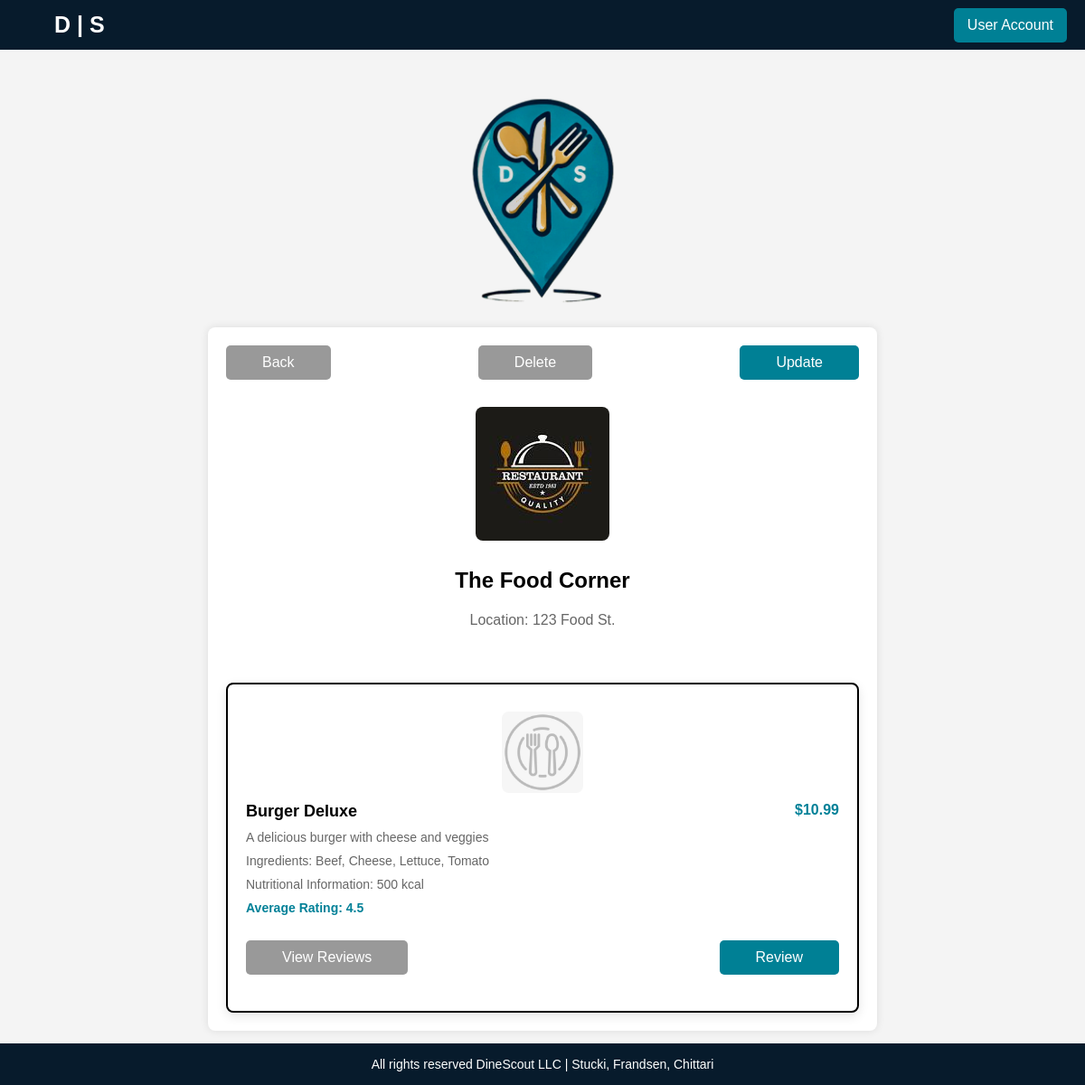
Page /Pages/view-food-item.php?food_item_id=1 on the committed database.
### tables this page shows
CREATE TABLE IF NOT EXISTS `restaurant` (
  `restaurant_id` int NOT NULL AUTO_INCREMENT,
  `name` varchar(100) NOT NULL,
  `location` varchar(100) DEFAULT NULL,
  `website` varchar(100) DEFAULT NULL,
  `phone_number` varchar(20) DEFAULT NULL,
  `email` varchar(100) DEFAULT NULL,
  `operating_hours` varchar(100) DEFAULT NULL,
  `description` text,
  `membership_id` int DEFAULT NULL,
  PRIMARY KEY (`restaurant_id`),
  KEY `membership_id` (`membership_id`)
);

CREATE TABLE IF NOT EXISTS `food_item` (
  `food_item_id` int NOT NULL AUTO_INCREMENT,
  `restaurant_id` int DEFAULT NULL,
  `dish_name` varchar(100) DEFAULT NULL,
  `price` decimal(10,2) DEFAULT NULL,
  `description` text,
  `ingredients` text,
  `nutritional_information` text,
  PRIMARY KEY (`food_item_id`),
  KEY `restaurant_id` (`restaurant_id`)
);

### Pages/view-food-item.php (the view, shortened to what this page needs)
<?php
require_once 'login_db.php';
$conn = new mysqli($hn, $un, $pw, $db);
$food_id = $_GET['food_item_id'];
$query = "SELECT * FROM food_item WHERE food_item_id = $food_id";
$result = $conn->query($query);
$dish = $result->fetch_array(MYSQLI_ASSOC);
$rest_id = htmlspecialchars($dish['restaurant_id']);
$name = htmlspecialchars($dish['dish_name']);
$price = htmlspecialchars($dish['price']);
$description = htmlspecialchars($dish['description']);
$ingredients = htmlspecialchars($dish['ingredients']);
$nutrition = htmlspecialchars($dish['nutritional_information']);
$query = "SELECT * FROM restaurant WHERE restaurant_id = $rest_id";
$result = $conn->query($query);
$restaurant = $result->fetch_array(MYSQLI_ASSOC);
$rest_name = htmlspecialchars($restaurant['name']);
$location = htmlspecialchars($restaurant['location']);
$query = "SELECT AVG(rating) FROM review WHERE food_item_id = $food_id";
$result = $conn->query($query);
$rating = $result->fetch_array(MYSQLI_ASSOC);
if($rating['AVG(rating)'] == '') {
	$avg_rating = "0.0";
}else{
	$avg_rating = htmlspecialchars(number_format($rating['AVG(rating)'], 1));
}
echo <<<_END
<head>
	<title>DineScout | $name</title>
</head>
_END;
?>
<!DOCTYPE html>
<html lang="en">
<head>
    <link rel="stylesheet" href="../CSS/view-food-item.css">
</head>
<body>
    <header class="top-bar">
        <div class="left-text">
            <a href="home.php">D | S</a>
        </div>
        <div class="right-button">
            <a href="user-account.php" class="no-underline">User Account</a>
        </div>
    </header>
    <div class="center-logo">
        <img src="../Images/ds_logo_simple_transparent.png" alt="DineScout Logo">
    </div>
	<div class="food-list-container">
	<div class="top-buttons">
        <a href="view-restaurant-menu.php?restaurant_id=<?php echo $rest_id; ?>" class="back-button">Back</a>
		<button type=button class="delete-food-button" onclick="openDeletePopup()">Delete</button>
		<a href="update-food-item.php?food_item_id=<?php echo $food_id; ?>" class="update-food-button">Update</a>
    </div>
	<img src="../Images/restaurant_logo.jpeg" alt="Restaurant Logo" class="restaurant-image">
	<h1 class="restaurant-name"><?php echo $rest_name; ?></h1>
	<p class="restaurant-location">Location: <?php echo $location; ?></p>
	<div class="food-item">
		<img src="../Images/food-placeholder.jpg" class="food-image">
		<div class="food-details">
			<div class="food-name"><?php echo $name; ?></div>
			<div class="food-price">$<?php echo $price; ?></div>
		</div>
		<div class="food-description"><?php echo $description; ?></div>
		<div class="food-ingredients">Ingredients: <?php echo $ingredients; ?></div>
		<div class="food-nutrition">Nutritional Information: <?php echo $nutrition; ?></div>
		<div class="average-review">Average Rating: <?php echo $avg_rating; ?></div>
		<br>
		<div class="top-buttons">
			<a href="view-food-item-reviews.php?food_item_id=<?php echo $food_id; ?>" class="view-reviews-button">View Reviews</a>
			<a href="add-review.php?food_item_id=<?php echo $food_id; ?>" class="review-button">Review</a>
		</div>
	</div>
	</div>
    <footer class="footer">
        <p>All rights reserved DineScout LLC | Stucki, Frandsen, Chittari</p>
    </footer>
</body>
</html>

### CSS/view-food-item.css (style rules this page uses)
body { display: flex; flex-direction: column; align-items: center; margin: 0; font-family: Arial, sans-serif; background-color: #f4f4f4; min-height: 100vh; }
.top-bar { width: 100%; background-color: #071b2c; color: white; padding: 10px 20px; display: flex; justify-content: space-between; align-items: center; position: fixed; top: 0; height: 55px; box-sizing: border-box; }
.left-text a, .no-underline { text-decoration: none; color: white; }
.left-text a { font-size: 25px; font-weight: bold; margin-left: 40px; }
.no-underline { font-size: 16px; }
.right-button a { background-color: #008095; padding: 10px 15px; border-radius: 5px; display: inline-block; }
.center-logo { display: flex; flex-direction: column; align-items: center; margin: 100px 0 20px; }
.center-logo img { width: 175px; }
.restaurant-image { max-width: 150px; border-radius: 8px; margin: 10px 0; }
.restaurant-name { font-size: 24px; font-weight: bold; margin: 20px 0 5px; }
.restaurant-location { font-size: 16px; color: #666; margin-bottom: 40px; }
.food-list-container { display: flex; flex-direction: column; align-items: center; width: 90%; max-width: 700px; padding: 20px; background-color: white; border-radius: 8px; box-shadow: 0 0 10px rgba(0, 0, 0, 0.1); margin-bottom: 60px; }
.top-buttons { display: flex; justify-content: space-between; margin-bottom: 20px; width: 100%; max-width: 700px; }
.back-button, .delete-food-button, .review-button, .view-reviews-button, .update-food-button { background-color: #008095; color: white; border: none; padding: 10px 40px; font-size: 16px; cursor: pointer; border-radius: 5px; text-decoration: none; width: auto; }
.back-button, .delete-food-button, .view-reviews-button { background-color: #999999; }
.food-item { width: 100%; cursor: pointer; box-sizing: border-box; }
.food-item { width: 100%; padding: 20px; background-color: white; border-radius: 8px; box-shadow: 0 4px 12px rgba(0, 0, 0, 0.1); margin-top: 20px; display: flex; flex-direction: column; align-items: center; border: 2px solid black; cursor: default; }
.food-image { width: 90px; border-radius: 8px; margin: 10px 0; }
.food-details { display: flex; justify-content: space-between; width: 100%; margin-bottom: 10px; }
.food-name { font-size: 18px; font-weight: bold; }
.food-price { font-size: 16px; font-weight: bold; color: #018198; }
.food-description, .food-ingredients, .food-nutrition, .average-review { width: 100%; font-size: 14px; margin-bottom: 10px; }
.food-description, .food-ingredients, .food-nutrition { color: #666; font-size: 14px; margin-bottom: 10px; }
.average-review { color: #018198; font-weight: bold; }
.footer { width: 100%; background-color: #071b2c; text-align: center; padding: 15px 0; position: fixed; bottom: 0; }
.footer p { margin: 0; color: white; font-size: 14px; }

### rows in the picture
restaurant: name "The Food Corner", location "123 Food St."
food_item: dish_name "Burger Deluxe", price "10.99", description "A delicious burger with cheese and veggies", ingredients "Beef, Cheese, Lettuce, Tomato", nutritional_information "500 kcal"

### other values in the picture
$avg_rating "4.5"
